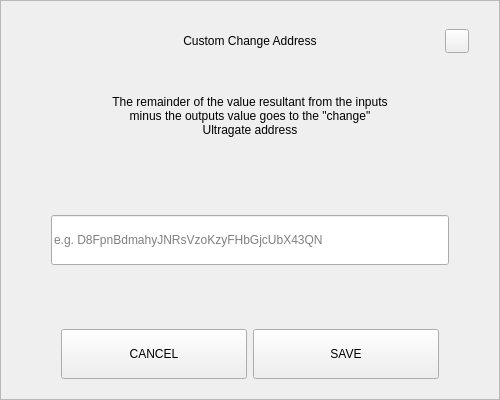
<?xml version="1.0" encoding="UTF-8"?>
<ui version="4.0">
 <class>SendChangeAddressDialog</class>
 <widget class="QDialog" name="SendChangeAddressDialog">
  <property name="geometry">
   <rect>
    <x>0</x>
    <y>0</y>
    <width>500</width>
    <height>400</height>
   </rect>
  </property>
  <property name="windowTitle">
   <string>Dialog</string>
  </property>
  <layout class="QVBoxLayout" name="verticalLayout">
   <property name="spacing">
    <number>0</number>
   </property>
   <property name="leftMargin">
    <number>0</number>
   </property>
   <property name="topMargin">
    <number>0</number>
   </property>
   <property name="rightMargin">
    <number>0</number>
   </property>
   <property name="bottomMargin">
    <number>0</number>
   </property>
   <item>
    <widget class="QFrame" name="frame">
     <property name="styleSheet">
      <string notr="true"/>
     </property>
     <property name="frameShape">
      <enum>QFrame::StyledPanel</enum>
     </property>
     <property name="frameShadow">
      <enum>QFrame::Raised</enum>
     </property>
     <layout class="QVBoxLayout" name="verticalLayout_2" stretch="0,0,0,0,0,0,0">
      <property name="spacing">
       <number>0</number>
      </property>
      <property name="leftMargin">
       <number>30</number>
      </property>
      <property name="topMargin">
       <number>20</number>
      </property>
      <property name="rightMargin">
       <number>30</number>
      </property>
      <property name="bottomMargin">
       <number>20</number>
      </property>
      <item>
       <layout class="QHBoxLayout" name="horizontalLayout_3">
        <property name="spacing">
         <number>0</number>
        </property>
        <item>
         <spacer name="horizontalSpacer_2">
          <property name="orientation">
           <enum>Qt::Horizontal</enum>
          </property>
          <property name="sizeHint" stdset="0">
           <size>
            <width>40</width>
            <height>20</height>
           </size>
          </property>
         </spacer>
        </item>
        <item>
         <widget class="QLabel" name="labelTitle">
          <property name="minimumSize">
           <size>
            <width>0</width>
            <height>40</height>
           </size>
          </property>
          <property name="maximumSize">
           <size>
            <width>16777215</width>
            <height>40</height>
           </size>
          </property>
          <property name="styleSheet">
           <string notr="true">padding-left:24px;</string>
          </property>
          <property name="text">
           <string>Custom Change Address</string>
          </property>
          <property name="alignment">
           <set>Qt::AlignCenter</set>
          </property>
          <property name="margin">
           <number>7</number>
          </property>
         </widget>
        </item>
        <item>
         <spacer name="horizontalSpacer">
          <property name="orientation">
           <enum>Qt::Horizontal</enum>
          </property>
          <property name="sizeHint" stdset="0">
           <size>
            <width>40</width>
            <height>20</height>
           </size>
          </property>
         </spacer>
        </item>
        <item>
         <widget class="QPushButton" name="btnEsc">
          <property name="minimumSize">
           <size>
            <width>24</width>
            <height>24</height>
           </size>
          </property>
          <property name="maximumSize">
           <size>
            <width>24</width>
            <height>24</height>
           </size>
          </property>
          <property name="focusPolicy">
           <enum>Qt::NoFocus</enum>
          </property>
          <property name="text">
           <string/>
          </property>
         </widget>
        </item>
       </layout>
      </item>
      <item>
       <spacer name="verticalSpacer_2">
        <property name="orientation">
         <enum>Qt::Vertical</enum>
        </property>
        <property name="sizeType">
         <enum>QSizePolicy::Fixed</enum>
        </property>
        <property name="sizeHint" stdset="0">
         <size>
          <width>20</width>
          <height>20</height>
         </size>
        </property>
       </spacer>
      </item>
      <item alignment="Qt::AlignHCenter">
       <widget class="QLabel" name="labelMessage">
        <property name="minimumSize">
         <size>
          <width>0</width>
          <height>70</height>
         </size>
        </property>
        <property name="text">
         <string>The remainder of the value resultant from the inputs minus the outputs value goes to the &quot;change&quot; Ultragate address</string>
        </property>
        <property name="alignment">
         <set>Qt::AlignCenter</set>
        </property>
        <property name="wordWrap">
         <bool>true</bool>
        </property>
       </widget>
      </item>
      <item>
       <spacer name="verticalSpacer_3">
        <property name="orientation">
         <enum>Qt::Vertical</enum>
        </property>
        <property name="sizeHint" stdset="0">
         <size>
          <width>20</width>
          <height>40</height>
         </size>
        </property>
       </spacer>
      </item>
      <item>
       <layout class="QHBoxLayout" name="horizontalLayout_2">
        <property name="spacing">
         <number>0</number>
        </property>
        <property name="leftMargin">
         <number>20</number>
        </property>
        <property name="rightMargin">
         <number>20</number>
        </property>
        <item>
         <widget class="QLineEdit" name="lineEditAddress">
          <property name="minimumSize">
           <size>
            <width>0</width>
            <height>50</height>
           </size>
          </property>
          <property name="placeholderText">
           <string notr="true">e.g. D8FpnBdmahyJNRsVzoKzyFHbGjcUbX43QN</string>
          </property>
         </widget>
        </item>
       </layout>
      </item>
      <item>
       <spacer name="verticalSpacer">
        <property name="orientation">
         <enum>Qt::Vertical</enum>
        </property>
        <property name="sizeHint" stdset="0">
         <size>
          <width>20</width>
          <height>40</height>
         </size>
        </property>
       </spacer>
      </item>
      <item>
       <layout class="QHBoxLayout" name="horizontalLayout" stretch="2,2">
        <property name="spacing">
         <number>6</number>
        </property>
        <property name="leftMargin">
         <number>30</number>
        </property>
        <property name="rightMargin">
         <number>30</number>
        </property>
        <item>
         <widget class="QPushButton" name="btnCancel">
          <property name="minimumSize">
           <size>
            <width>180</width>
            <height>50</height>
           </size>
          </property>
          <property name="focusPolicy">
           <enum>Qt::NoFocus</enum>
          </property>
          <property name="text">
           <string>CANCEL</string>
          </property>
         </widget>
        </item>
        <item>
         <widget class="QPushButton" name="btnSave">
          <property name="minimumSize">
           <size>
            <width>180</width>
            <height>50</height>
           </size>
          </property>
          <property name="focusPolicy">
           <enum>Qt::NoFocus</enum>
          </property>
          <property name="text">
           <string>SAVE</string>
          </property>
         </widget>
        </item>
       </layout>
      </item>
     </layout>
    </widget>
   </item>
  </layout>
 </widget>
 <resources/>
 <connections/>
</ui>
